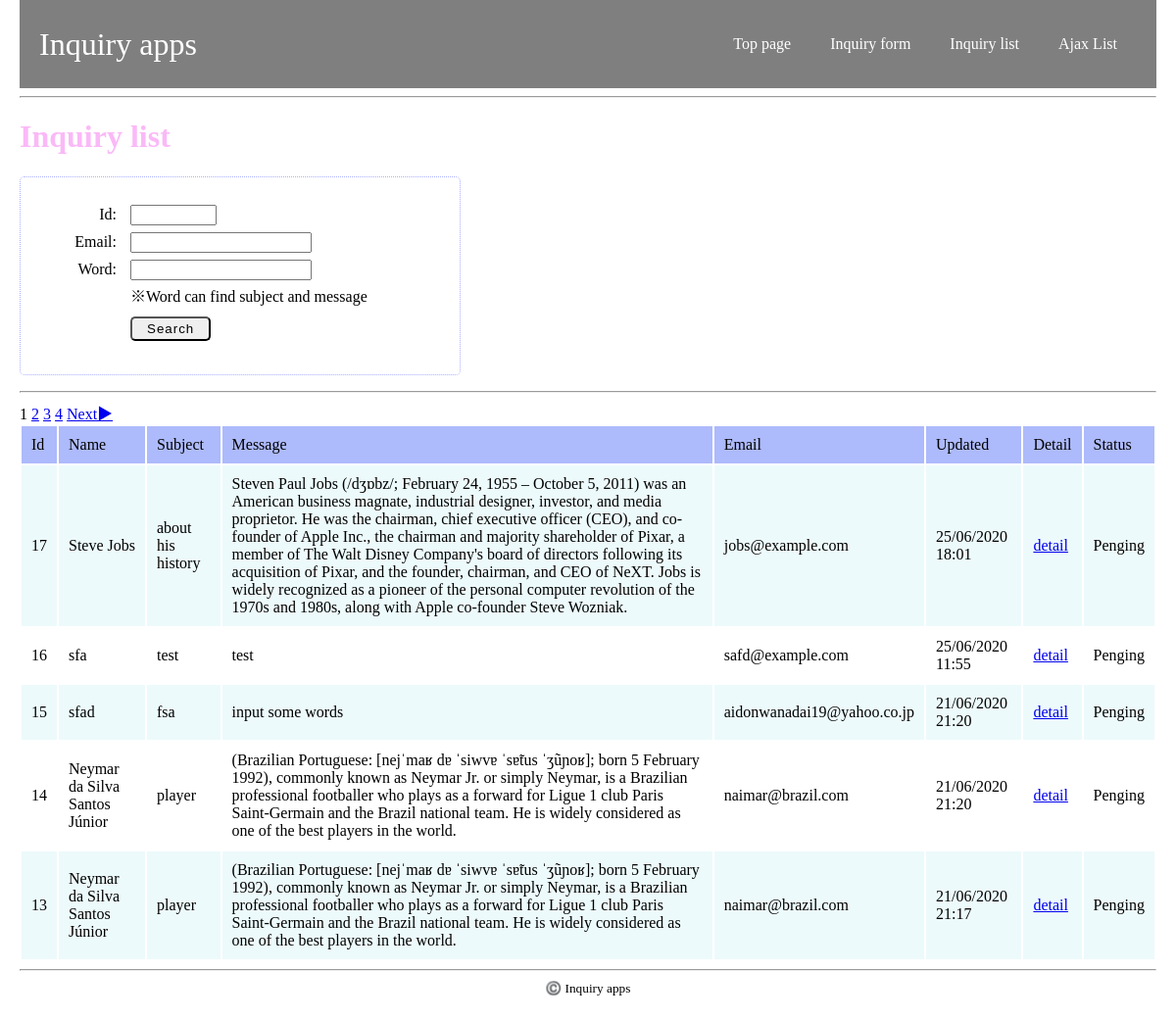
Page /inquiry/list/ on the committed database.
### inquiry_apps/models.py (models this page shows, shortened)
class Inquiry(models.Model):
    class Meta:
        db_table = 'inquiry'
    name = models.CharField(verbose_name='name',
                                max_length=255)
    subject = models.CharField(verbose_name='subject',
                                max_length=255)
    message = models.CharField(verbose_name='message',
                                max_length=500)
    email = models.EmailField(verbose_name='email')
    created_at = models.DateTimeField(verbose_name='created_at',
                                        auto_now_add=True)
    updated_at = models.DateTimeField(verbose_name='updated_at',
                                        auto_now_add=True)
    class InquiryStatus():
        Pending = 0
        Ignore = 1
        Completed = 2
    INQUIRY_STATUS_CHOICES = [
        (InquiryStatus.Pending, 'Pending'),
        (InquiryStatus.Ignore, 'Ignore'),
        (InquiryStatus.Completed, 'Completed'),
    ]
    inquiry_status = models.IntegerField(
        verbose_name='inquiry_status',
        choices=INQUIRY_STATUS_CHOICES,
        default=0
    )

### inquiry_apps/views.py (the view)
# urls.py: path('inquiry/list/', views.inquiry_list, name='inquiry_list'),
@require_http_methods(['GET'])
def inquiry_list(request):
    qs = Inquiry.objects.order_by('-updated_at')
    form = InquiryFindForm(request.GET)
    if not form.is_valid():
        return render(request, 'inquiry_apps/inquiry_list.html', {'form': form})
    if form.is_valid():
        id_int = form.cleaned_data['id']
        email_str = form.cleaned_data['email']
        page_int = form.cleaned_data['page']
        word_str = form.cleaned_data['word']
    if email_str is not None:
        qs = qs.filter(email__contains=email_str)
    if id_int is not None:
        qs = qs.filter(id=id_int)
    if word_str is not None:
        qs = qs.filter(Q(subject__contains=word_str) |
                        Q(message__contains=word_str))
    next_page_href = _some_page_href(id_int, email_str, page_int+1, word_str)
    prev_page_href = _some_page_href(id_int, email_str, page_int-1, word_str)
    paginator = Paginator(qs, 5)
    try:
        inquiries_page = paginator.page(page_int)
    except EmptyPage:
        raise Http404('Page does not exist')
    context = {
        'form': form,
        'inquiries_page': inquiries_page,
        'search_email': email_str,
        'next_page_href': next_page_href,
        'prev_page_href': prev_page_href,
    }
    template = loader.get_template('inquiry_apps/inquiry_list.html')
    return HttpResponse(template.render(context, request))

### inquiry_apps/forms.py
class InquiryFindForm(forms.Form):
    id = forms.IntegerField(required=False,
                                min_value=1,
                                max_value=100000)
    email = forms.CharField(required=False,
                                max_length=255)
    page = forms.IntegerField(required=False,
                                max_value=10000,
                                min_value=1,)
    word = forms.CharField(required=False,
                            max_length=1000)
    def clean(self):
        cleaned_data = super().clean()
        return cleaned_data
    def clean_id(self):
        find_id = self.cleaned_data['id']
        return find_id
    def clean_email(self):
        email = self.cleaned_data['email']
        return email
    def clean_page(self):
        page =self.cleaned_data['page']
        if page == None:
            page = 1
        return page
    def clean_word(self):
        word = self.cleaned_data['word']
        return word

### inquiry_apps/views.py (called while the page is built)
def _some_page_href(id, email, current_page, word):
    params = []
    if id:
        params.append('id=%s' % urllib.parse.quote(str(id)))
    if email:
        params.append('email=%s' % urllib.parse.quote(email))
    if current_page:
        params.append('page=%s' % urllib.parse.quote(str(current_page)))
    if word:
        params.append('word=%s' % urllib.parse.quote(word))
    return '?' + '&'.join(params)

### inquiry_apps/templates/inquiry_apps/inquiry_list.html (shortened to what this page needs)
{% extends 'inquiry_apps/base.html' %}
{% block content %}
<h1>Inquiry list</h1>
<form method="get">
    <ul class="search_inquiry_form">
        <li>
            <label for="id">Id:</label>
            <span class="input_field">{{ form.id }}{{ form.id.errors }}</span>
        </li>
        <li>
            <label for="">Email:</label>
            <span class="input_field">{{ form.email }}{{ form.email.erros }}</span>
        </li>
        <li>
            <label for="">Word:</label>
            <span class="input_field">{{ form.word }}{{ form.word.erros }}</span>
        </li>
        <li>
            <span>※Word can find subject and message</span>
        </li>
        <li>
            <button type="submit" class="btn">Search</button>
        </li>
    </ul>
</form>
<hr>
{% for num in inquiries_page.paginator.page_range %}
{% if inquiries_page.number == num %}
<span>{{ num }}</span>
{% else %}
<a href="?email={{ search_email }}&page={{ num }}">{{ num }}</a>
{% endif %}
{% endfor %}
{% if inquiries_page.has_next %}
<a href="{{ next_page_href }}">Next▶︎</a>
{% endif %}
<table class="inquiry_list_table">
    <thead>
        <tr>
            <td>Id</td>
            <td>Name</td>
            <td>Subject</td>
            <td>Message</td>
            <td>Email</td>
            <td>Updated</td>
            <td>Detail</td>
            <td>Status</td>
        </tr>
    </thead>
    <tbody>
        {% for inquiry in inquiries_page %}
        <tr>
            <td>{{ inquiry.id }}</td>
            <td><div class="container"><span>Name</span><span>{{ inquiry.name }}</span></div></td>
            <td><div class="container"><span>Subject</span><span>{{ inquiry.subject }}</span></div></td>
            <td><div class="container"><span>Message</span><span>{{ inquiry.message }}</span></div></td>
            <td><div class="container"><span>Email</span><span>{{ inquiry.email }}</span></div></td>
            <td><div class="container"><span>Updated</span><span>{{ inquiry.updated_at|date:"j/m/Y H:i " }}</span></div></td>
            <td><div class="container"><span>Detail</span><span><a href="{% url 'inquiry_apps:comment_list' inquiry.id %}">detail</a></span></div></td>
            <td>
                <div class="container"><span>Status</span><span>
                {% if inquiry.inquiry_status == inquiry.InquiryStatus.Pending %}
                Penging
                {% elif inquiry.inquiry_status == inquiry.InquiryStatus.Ignore %}
                Ignore
                {% else %}
                Competed
                {% endif %}
                </span></div>
            </td>
        </tr>
        {% endfor %}
    </tbody>
</table>
{% endblock %}

### inquiry_apps/static/inquiry_apps/css/base.css (style rules this page uses)
html { font-size: 16px; }
body { margin: 0 20px; }
ul, ol { list-style: none; }
h1 { color: rgba(241, 70, 233, 0.377); }
.search_inquiry_form { width: 400px; padding: 1.5em; border: 1px dotted #aaafff; border-radius: 5px; }
.search_inquiry_form li label { display: inline-block; width: 64px; margin: 5px 10px; text-align: right; }
.search_inquiry_form li button { margin: 10px 0; }
table tr td { padding: 10px; }
.inquiry_list_table thead { background: rgba(55, 55, 255, .4); }
.inquiry_list_table tr:nth-child(odd) td { background: rgba(161, 230, 233, 0.192); }
.btn { padding: 3px 15px; border-radius: 5px; letter-spacing: 1px; }

### rows in the picture
Inquiry: id "17", name "Steve Jobs", subject "about his history", message "Steven Paul Jobs (/dʒɒbz/; February 24, 1955 – October 5, 2011) was an American business magnate, industrial designer, investor, and media proprietor. He was the chairman, chief executive officer (CEO), and co-founder of Apple Inc., the chairman and majority shareholder of Pixar, a member of The Walt Disney Company's board of directors following its acquisition of Pixar, and the founder, chairman, and CEO of NeXT. Jobs is widely recognized as a pioneer of the personal computer revolution of the 1970s and 1980s, along with Apple co-founder Steve Wozniak.", email "jobs@example.com", updated_at "25/06/2020 18:01", inquiry_status "Penging"
Inquiry: id "16", name "sfa", subject "test", message "test", email "safd@example.com", updated_at "25/06/2020 11:55", inquiry_status "Penging"
Inquiry: id "15", name "sfad", subject "fsa", message "input some words", email "aidonwanadai19@yahoo.co.jp", updated_at "21/06/2020 21:20", inquiry_status "Penging"
Inquiry: id "14", name "Neymar da Silva Santos Júnior", subject "player", message "(Brazilian Portuguese: [nejˈmaʁ dɐ ˈsiwvɐ ˈsɐ̃tus ˈʒũɲoʁ]; born 5 February 1992), commonly known as Neymar Jr. or simply Neymar, is a Brazilian professional footballer who plays as a forward for Ligue 1 club Paris Saint-Germain and the Brazil national team. He is widely considered as one of the best players in the world.", email "naimar@brazil.com", updated_at "21/06/2020 21:20", inquiry_status "Penging"
Inquiry: id "13", name "Neymar da Silva Santos Júnior", subject "player", message "(Brazilian Portuguese: [nejˈmaʁ dɐ ˈsiwvɐ ˈsɐ̃tus ˈʒũɲoʁ]; born 5 February 1992), commonly known as Neymar Jr. or simply Neymar, is a Brazilian professional footballer who plays as a forward for Ligue 1 club Paris Saint-Germain and the Brazil national team. He is widely considered as one of the best players in the world.", email "naimar@brazil.com", updated_at "21/06/2020 21:17", inquiry_status "Penging"

### other values in the picture
{{ num }} "1"
{{ num }} "2" "3" "4"
